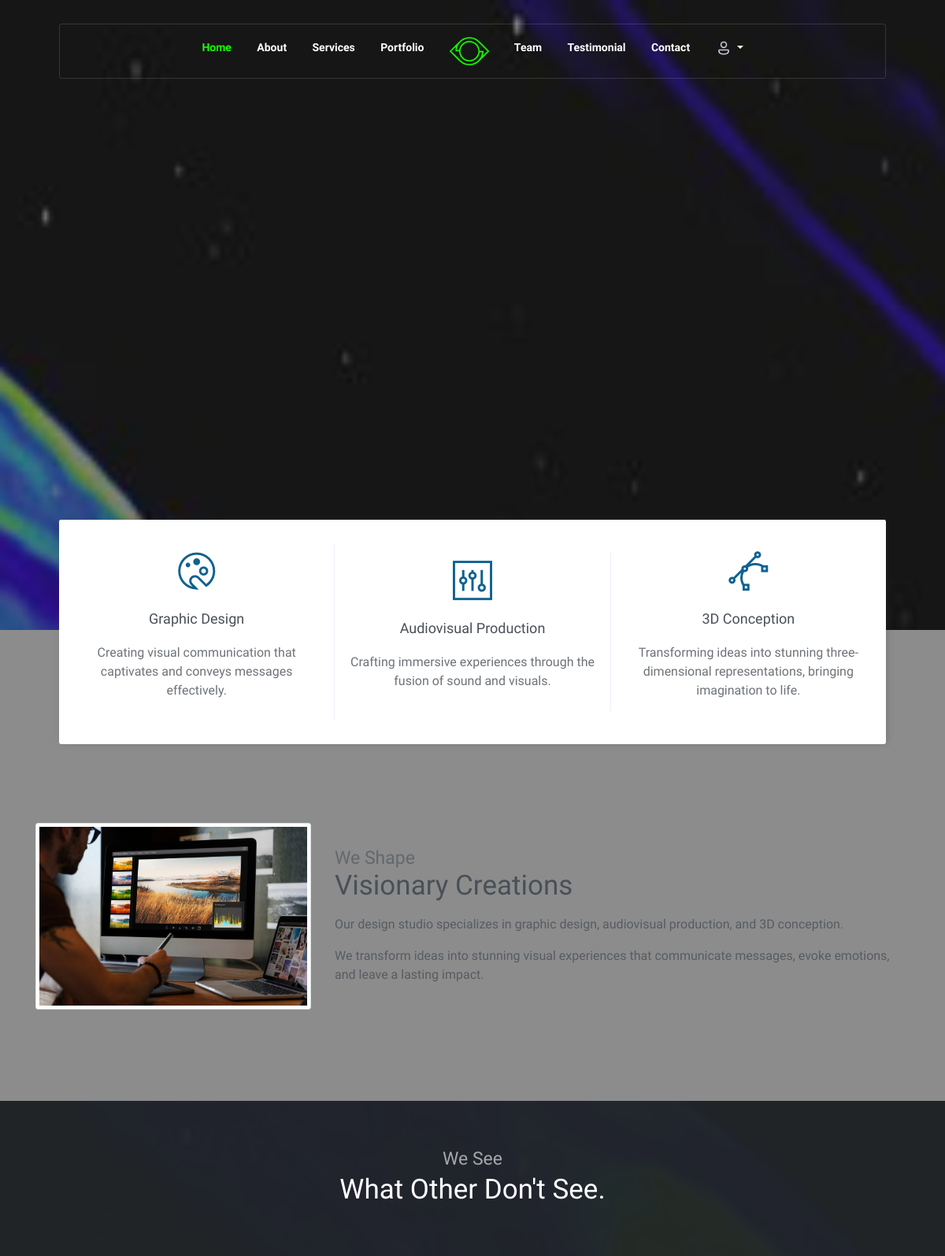
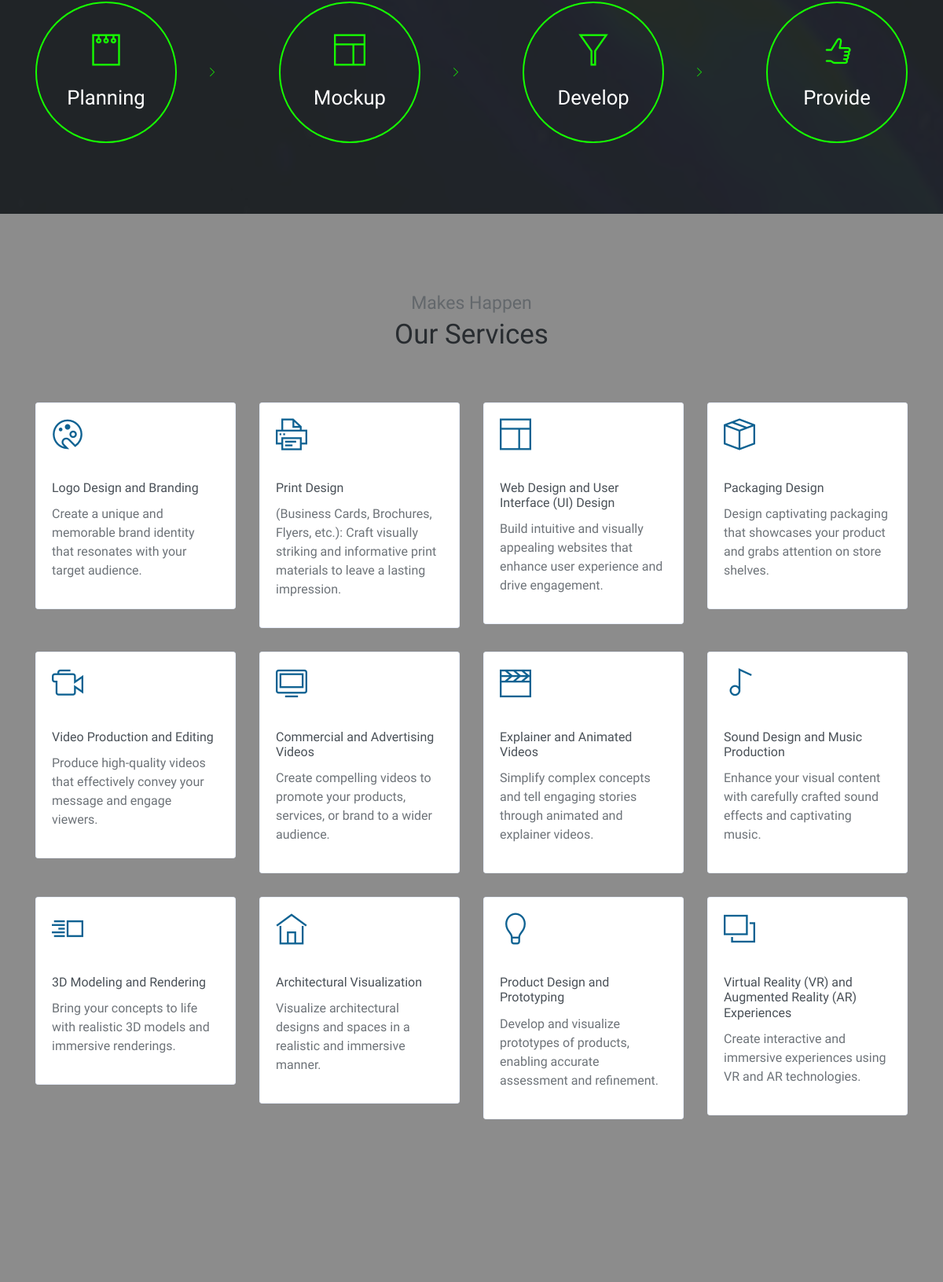
The page / (upper part) on the database its author committed (2 pictures, top to bottom).
### ArtyProd/models.py (models this page shows)
class Service(models.Model):
    SERVICE_CHOICES = (
        ('graphic_design', 'Graphic Design'),
        ('audiovisual_production', 'Audiovisual Production'),
        ('three_d_conception', '3D Conception'),
    )
    icon=models.CharField(null=True,max_length=50)
    name = models.CharField(null=True,max_length=100)
    description = models.TextField()
    service_type = models.CharField(null=True,max_length=50, choices=SERVICE_CHOICES)
    def __str__(self):
        return self.name if self.name else ""

### ArtyProd/views.py (the view)
# urls.py: path('', views.index, name='index'),
def index(request):
	contact_info = Contact_Information.objects.first()
	Services=Service.objects.all()
	Personnels = Personnel.objects.all()
	Projets = Projet.objects.all()
	Temoignages = Temoignage.objects.all()
	context = {'Personnels':Personnels, 'Projets':Projets,'Temoignages': Temoignages,"Services":Services,'contact_info': contact_info}
	return render(request, 'index.html',context)

### ArtyProd/Templates/index.html (shortened to what this page needs)
{% load static %}
<!DOCTYPE html>
<html lang="en">
  <head>
    <link
      rel="stylesheet"
      href="{% static '/vendors/themify-icons/css/themify-icons.css' %}"
    />
    <link
      rel="stylesheet"
      type="text/css"
      href="{% static 'css/Project-Cards.css' %}"
    />
    <link
      rel="stylesheet"
      type="text/css"
      href="{% static 'css/Project-Details.css' %}"
    />
    <link
      rel="stylesheet"
      type="text/css"
      href="{% static 'css/ArtyProd.css' %}"
    />
  </head>
  <body data-spy="scroll" data-target=".navbar" data-offset="40" id="home">
    {% block content %}
    <nav
      class="navbar custom-navbar navbar-expand-lg navbar-dark"
      id="navbar"
      data-spy="affix"
      data-offset-top="20"
    >
      <div class="container">
        <div
          class="collapse navbar-collapse justify-content-center"
          id="navbarSupportedContent"
        >
          <ul class="navbar-nav ml-0">
            <li class="nav-item">
              <a class="nav-link" href="#home">Home</a>
            </li>
            <li class="nav-item">
              <a class="nav-link" href="#about">About</a>
            </li>
            <li class="nav-item">
              <a class="nav-link" href="#services">Services</a>
            </li>
            <li class="nav-item">
              <a class="nav-link" href="#portfolio">Portfolio</a>
            </li>
            <li class="nav-item">
              <a class="navbar-brand ml-3" href="#">
                <img src="{% static '/imgs/logo.png' %}"/>
              </a>
            </li>
            <li class="nav-item">
              <a class="nav-link" href="#team">Team</a>
            </li>
            <li class="nav-item">
              <a class="nav-link" href="#testimonial">Testimonial</a>
            </li>
            <li class="nav-item">
              <a class="nav-link" href="#contact">Contact</a>
            </li>
            <li class="nav-item active dropdown">
              <a class="nav-link dropdown-toggle" href="#" id="userDropdown" role="button" data-bs-toggle="dropdown" aria-haspopup="true" aria-expanded="false">
                 <image style="width:20px;height:auto;" src="{% static '/imgs/user.png' %}" />
              </a>
          </li>
          </ul>
        </div>
      </div>
    </nav>
    <header class="header">
      <div class="overlay">
      </div>
    </header>
    <div class="box text-center">
      <div class="box-item">
        <i class="ti-palette"></i>
        <h6 class="box-title">Graphic Design</h6>
        <p>
          Creating visual communication that captivates and conveys messages effectively.
        </p>
      </div>
      <div class="box-item">
        <i class="ti-panel"></i>
        <h6 class="box-title">Audiovisual Production</h6>
        <p>
          Crafting immersive experiences through the fusion of sound and visuals.
        </p>
      </div>
      <div class="box-item">
        <i class="ti-vector"></i>
        <h6 class="box-title">3D Conception</h6>
        <p>
          Transforming ideas into stunning three-dimensional representations, bringing imagination to life.
        </p>
      </div>
    </div>
    <section id="about">
      <div class="container">
        <div class="row align-items-center">
          <div class="col-md-5 col-lg-4">
            <img
              src="../static/imgs/about.jpg"
              alt="Download free bootstrap 4 landing page, free boootstrap 4 templates, Download free bootstrap 4.1 landing page, free boootstrap 4.1.1 templates, Creative studio Landing page"
              class="w-100 img-thumbnail mb-3"
            />
          </div>
          <div class="col-md-7 col-lg-8">
            <h6 class="section-subtitle mb-0">We Shape</h6>
            <h6 class="section-title mb-3">Visionary Creations</h6>
            <p>
              Our design studio specializes in graphic design, audiovisual production, and 3D conception.
            <p>
             We transform ideas into stunning visual experiences that communicate messages, evoke emotions, and leave a lasting impact.
            </p>
          </div>
        </div>
      </div>
    </section>
    <section class="has-bg-img py-md">
      <div class="container text-center">
        <h6 class="section-subtitle">We See</h6>
        <h6 class="section-title mb-6">What Other Don't See.</h6>
        <div class="widget mb-4">
          <div class="widget-item">
            <i class="ti-notepad"></i>
            <h4>Planning</h4>
          </div>
          <div class="widget-item">
            <i class="ti-layout"></i>
            <h4>Mockup</h4>
          </div>
          <div class="widget-item">
            <i class="ti-filter"></i>
            <h4>Develop</h4>
          </div>
          <div class="widget-item">
            <i class="ti-thumb-up"></i>
            <h4>Provide</h4>
          </div>
        </div>
      </div>
    </section>
    <section id="services">
      <div class="container ">
        <h6 class="section-subtitle text-center">Makes Happen</h6>
        <h5 class="section-title text-center mb-6">Our Services</h5>
        <div class="row">
          {% for service in Services %}
          <div class="col-sm-4 col-md-3">
            <div class="card mb-4">
              <div class="card-body">
                <h2 class="mb-4"><i class="{{ service.icon }} text-primary"></i></h2>
                <h6 class="card-title">{{ service.name }}</h6>
                <p>
                 {{ service.description }}
                </p>
              </div>
            </div>
          </div>
          {% endfor %}
        </div>
      </div>
    </section>
    {% endblock %}
  </body>
</html>

### rows shown on the page
Service: name "Logo Design and Branding", description "Create a unique and memorable brand identity that resonates with your target audience."
Service: name "Print Design", description "(Business Cards, Brochures, Flyers, etc.): Craft visually striking and informative print materials to leave a lasting impression."
Service: name "Web Design and User Interface (UI) Design", description "Build intuitive and visually appealing websites that enhance user experience and drive engagement."
Service: name "Packaging Design", description "Design captivating packaging that showcases your product and grabs attention on store shelves."
Service: name "Video Production and Editing", description "Produce high-quality videos that effectively convey your message and engage viewers."
Service: name "Commercial and Advertising Videos", description "Create compelling videos to promote your products, services, or brand to a wider audience."
Service: name "Explainer and Animated Videos", description "Simplify complex concepts and tell engaging stories through animated and explainer videos."
Service: name "Sound Design and Music Production", description "Enhance your visual content with carefully crafted sound effects and captivating music."
Service: name "3D Modeling and Rendering", description "Bring your concepts to life with realistic 3D models and immersive renderings."
Service: name "Architectural Visualization", description "Visualize architectural designs and spaces in a realistic and immersive manner."
Service: name "Product Design and Prototyping", description "Develop and visualize prototypes of products, enabling accurate assessment and refinement."
Service: name "Virtual Reality (VR) and Augmented Reality (AR) Experiences", description "Create interactive and immersive experiences using VR and AR technologies."
